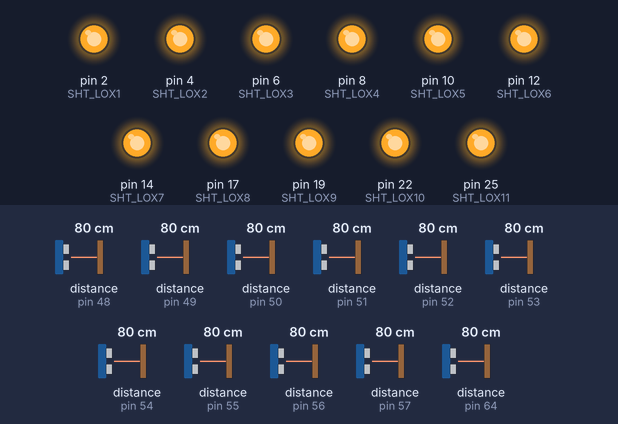
A sketch run on a simulated Arduino Mega 2560, built with avr-gcc and run on an emulated ATmega2560. On the bench: output pins drawn as LEDs (lit = HIGH). Inputs (shaded band) come from the test bench; at power-on: distance to the obstacle (sensors on pin 48, pin 49, pin 50, pin 51, pin 52, pin 53, pin 54, pin 55, pin 56, pin 57, pin 64) 80 cm. What the sketch prints to the serial monitor is not drawn.

Above: at 0.2 s.
Timing chart, 0 to 1.7 s (numbered marks = the images above):
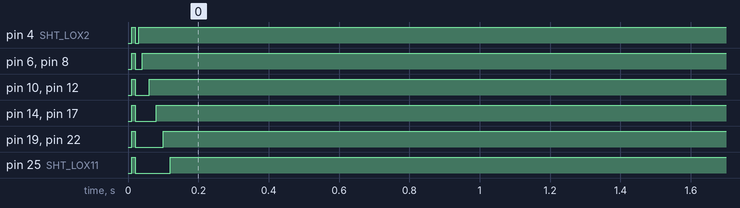

The sketch:

VL53L0X_11_sensors.ino
```cpp
#include "Adafruit_VL53L0X.h"


// address we will assign if dual sensor is present
#define LOX1_ADDRESS 0x30
#define LOX2_ADDRESS 0x31
#define LOX3_ADDRESS 0x32
#define LOX4_ADDRESS 0x33
#define LOX5_ADDRESS 0x34
#define LOX6_ADDRESS 0x35
#define LOX7_ADDRESS 0x36
#define LOX8_ADDRESS 0x37
#define LOX9_ADDRESS 0x38
#define LOX10_ADDRESS 0x39
#define LOX11_ADDRESS 0x40


// set the pins to shutdown
#define SHT_LOX1 2
#define SHT_LOX2 4
#define SHT_LOX3 6
#define SHT_LOX4 8
#define SHT_LOX5 10
#define SHT_LOX6 12
#define SHT_LOX7 14
#define SHT_LOX8 17
#define SHT_LOX9 19
#define SHT_LOX10 22
#define SHT_LOX11 25


// objects for the vl53l0x
Adafruit_VL53L0X lox1 = Adafruit_VL53L0X();
Adafruit_VL53L0X lox2 = Adafruit_VL53L0X();
Adafruit_VL53L0X lox3 = Adafruit_VL53L0X();
Adafruit_VL53L0X lox4 = Adafruit_VL53L0X();
Adafruit_VL53L0X lox5 = Adafruit_VL53L0X();
Adafruit_VL53L0X lox6 = Adafruit_VL53L0X();
Adafruit_VL53L0X lox7 = Adafruit_VL53L0X();
Adafruit_VL53L0X lox8 = Adafruit_VL53L0X();
Adafruit_VL53L0X lox9 = Adafruit_VL53L0X();
Adafruit_VL53L0X lox10 = Adafruit_VL53L0X();
Adafruit_VL53L0X lox11 = Adafruit_VL53L0X();


// this holds the measurement
VL53L0X_RangingMeasurementData_t measure1;
VL53L0X_RangingMeasurementData_t measure2;
VL53L0X_RangingMeasurementData_t measure3;
VL53L0X_RangingMeasurementData_t measure4;
VL53L0X_RangingMeasurementData_t measure5;
VL53L0X_RangingMeasurementData_t measure6;
VL53L0X_RangingMeasurementData_t measure7;
VL53L0X_RangingMeasurementData_t measure8;
VL53L0X_RangingMeasurementData_t measure9;
VL53L0X_RangingMeasurementData_t measure10;
VL53L0X_RangingMeasurementData_t measure11;


/*
    Reset all sensors by setting all of their XSHUT pins low for delay(10), then set all XSHUT high to bring out of reset
    Keep sensor #1 awake by keeping XSHUT pin high
    Put all other sensors into shutdown by pulling XSHUT pins low
    Initialize sensor #1 with lox.begin(new_i2c_address) Pick any number but 0x29 and it must be under 0x7F. Going with 0x30 to 0x3F is probably OK.
    Keep sensor #1 awake, and now bring sensor #2 out of reset by setting its XSHUT pin high.
    Initialize sensor #2 with lox.begin(new_i2c_address) Pick any number but 0x29 and whatever you set the first sensor to
 */
void setID() {

  // all reset
  digitalWrite(SHT_LOX1, LOW);
  digitalWrite(SHT_LOX2, LOW);
  digitalWrite(SHT_LOX3, LOW);
  digitalWrite(SHT_LOX4, LOW);
  digitalWrite(SHT_LOX5, LOW);
  digitalWrite(SHT_LOX6, LOW);
  digitalWrite(SHT_LOX7, LOW);
  digitalWrite(SHT_LOX8, LOW);
  digitalWrite(SHT_LOX9, LOW);
  digitalWrite(SHT_LOX10, LOW);
  digitalWrite(SHT_LOX11, LOW);

  delay(10);

  // all unreset
  digitalWrite(SHT_LOX1, HIGH);
  digitalWrite(SHT_LOX2, HIGH);
  digitalWrite(SHT_LOX3, HIGH);
  digitalWrite(SHT_LOX4, HIGH);
  digitalWrite(SHT_LOX5, HIGH);
  digitalWrite(SHT_LOX6, HIGH);
  digitalWrite(SHT_LOX7, HIGH);
  digitalWrite(SHT_LOX8, HIGH);
  digitalWrite(SHT_LOX9, HIGH);
  digitalWrite(SHT_LOX10, HIGH);
  digitalWrite(SHT_LOX11, HIGH);
  delay(10);


  // activating LOX1 and resetting LOX2
  digitalWrite(SHT_LOX1, HIGH);
  digitalWrite(SHT_LOX2, LOW);
  digitalWrite(SHT_LOX3, LOW);
  digitalWrite(SHT_LOX4, LOW);
  digitalWrite(SHT_LOX5, LOW);
  digitalWrite(SHT_LOX6, LOW);
  digitalWrite(SHT_LOX7, LOW);
  digitalWrite(SHT_LOX8, LOW);
  digitalWrite(SHT_LOX9, LOW);
  digitalWrite(SHT_LOX10, LOW);
  digitalWrite(SHT_LOX11, LOW);


  // initing LOX1
  if(!lox1.begin(LOX1_ADDRESS)) {

    while(1);
  }
  delay(10);


  // activating LOX2
  digitalWrite(SHT_LOX2, HIGH);
  delay(10);

  //initing LOX2
  if(!lox2.begin(LOX2_ADDRESS)) {

    while(1);
  }

  // activating LOX3
  digitalWrite(SHT_LOX3, HIGH);
  delay(10);

  //initing LOX3
  if(!lox3.begin(LOX3_ADDRESS)) {

    while(1);
  }

  // activating LOX4
  digitalWrite(SHT_LOX4, HIGH);
  delay(10);

  //initing LOX4
  if(!lox4.begin(LOX4_ADDRESS)) {

    while(1);
  }

  // activating LOX5
  digitalWrite(SHT_LOX5, HIGH);
  delay(10);

  //initing LOX5
  if(!lox5.begin(LOX5_ADDRESS)) {

    while(1);
  }

  // activating LOX6
  digitalWrite(SHT_LOX6, HIGH);
  delay(10);

  //initing LOX6
  if(!lox6.begin(LOX6_ADDRESS)) {

    while(1);
  }

  // activating LOX7
  digitalWrite(SHT_LOX7, HIGH);
  delay(10);

  //initing LOX7
  if(!lox7.begin(LOX7_ADDRESS)) {

    while(1);
  }

  // activating LOX8
  digitalWrite(SHT_LOX8, HIGH);
  delay(10);

  //initing LOX8
  if(!lox8.begin(LOX8_ADDRESS)) {

    while(1);
  }

  // activating LOX9
  digitalWrite(SHT_LOX9, HIGH);
  delay(10);

  //initing LOX9
  if(!lox9.begin(LOX9_ADDRESS)) {

    while(1);
  }

  // activating LOX10
  digitalWrite(SHT_LOX10, HIGH);
  delay(10);

  //initing LOX10
  if(!lox10.begin(LOX10_ADDRESS)) {

    while(1);
  }

  // activating LOX11
  digitalWrite(SHT_LOX11, HIGH);
  delay(10);

  //initing LOX11
  if(!lox11.begin(LOX11_ADDRESS)) {

    while(1);
  }
}


void read_dual_sensors() {

  lox1.rangingTest(&measure1, false); // pass in 'true' to get debug data printout!
  lox2.rangingTest(&measure2, false); // pass in 'true' to get debug data printout!
  lox3.rangingTest(&measure3, false); // pass in 'true' to get debug data printout!
  lox4.rangingTest(&measure4, false); // pass in 'true' to get debug data printout!
  lox5.rangingTest(&measure5, false); // pass in 'true' to get debug data printout!
  lox6.rangingTest(&measure6, false); // pass in 'true' to get debug data printout!
  lox7.rangingTest(&measure7, false); // pass in 'true' to get debug data printout!
  lox8.rangingTest(&measure8, false); // pass in 'true' to get debug data printout!
  lox9.rangingTest(&measure9, false); // pass in 'true' to get debug data printout!
  lox10.rangingTest(&measure10, false); // pass in 'true' to get debug data printout!
  lox11.rangingTest(&measure11, false); // pass in 'true' to get debug data printout!


  // print sensor one reading
  Serial.print(F("1:"));
  if(measure1.RangeStatus != 4 && measure1.RangeMilliMeter<8000) {     // if not out of range
    Serial.print(measure1.RangeMilliMeter);
  } else {
    Serial.print(F("-1"));
  }

  Serial.println(F(""));


  // print sensor two reading
  Serial.print(F("2:"));
  if(measure2.RangeStatus != 4 && measure2.RangeMilliMeter<8000) {
    Serial.print(measure2.RangeMilliMeter);
  } else {
    Serial.print(F("-1"));
  }
  Serial.println(F(""));


  // print sensor three reading
  Serial.print(F("3:"));
  if(measure3.RangeStatus != 4 && measure3.RangeMilliMeter<8000) {
    Serial.print(measure3.RangeMilliMeter);
  } else {
    Serial.print(F("-1"));
  }
  Serial.println(F(""));

  // print sensor four reading
  Serial.print(F("4:"));
  if(measure4.RangeStatus != 4 && measure4.RangeMilliMeter<8000) {
    Serial.print(measure4.RangeMilliMeter);
  } else {
    Serial.print(F("-1"));
  }
  Serial.println(F(""));

  // print sensor five reading
  Serial.print(F("5:"));
  if(measure5.RangeStatus != 4 && measure5.RangeMilliMeter<8000) {
    Serial.print(measure5.RangeMilliMeter);
  } else {
    Serial.print(F("-1"));
  }
  Serial.println(F(""));

  // print sensor six reading
  Serial.print(F("6:"));
  if(measure6.RangeStatus != 4 && measure6.RangeMilliMeter<8000) {
    Serial.print(measure6.RangeMilliMeter);
  } else {
    Serial.print(F("-1"));
  }
  Serial.println(F(""));

  // print sensor seven reading
  Serial.print(F("7:"));
  if(measure7.RangeStatus != 4 && measure7.RangeMilliMeter<8000) {
    Serial.print(measure7.RangeMilliMeter);
  } else {
    Serial.print(F("-1"));
  }
  Serial.println(F(""));

  // print sensor eight reading
  Serial.print(F("8:"));
  if(measure8.RangeStatus != 4 && measure8.RangeMilliMeter<8000) {
    Serial.print(measure8.RangeMilliMeter);
  } else {
    Serial.print(F("-1"));
  }
  Serial.println(F(""));

  // print sensor nine reading
  Serial.print(F("9:"));
  if(measure9.RangeStatus != 4 && measure9.RangeMilliMeter<8000) {
    Serial.print(measure9.RangeMilliMeter);
  } else {
    Serial.print(F("-1"));
  }
  Serial.println(F(""));

  // print sensor ten reading
  Serial.print(F("10:"));
  if(measure10.RangeStatus != 4 && measure10.RangeMilliMeter<8000) {
    Serial.print(measure10.RangeMilliMeter);
  } else {
    Serial.print(F("-1"));
  }
  Serial.println(F(""));

  // print sensor eleven reading
  Serial.print(F("11:"));
  if(measure11.RangeStatus != 4 && measure11.RangeMilliMeter<8000) {
    Serial.print(measure11.RangeMilliMeter);
  } else {
    Serial.print(F("-1"));
  }
  Serial.println(F(""));
}


void setup() {
  Serial.begin(115200);

  // wait until serial port opens for native USB devices
  while (! Serial) { delay(1); }


  pinMode(SHT_LOX1, OUTPUT);
  pinMode(SHT_LOX2, OUTPUT);
  pinMode(SHT_LOX3, OUTPUT);
  pinMode(SHT_LOX4, OUTPUT);
  pinMode(SHT_LOX5, OUTPUT);
  pinMode(SHT_LOX6, OUTPUT);
  pinMode(SHT_LOX7, OUTPUT);
  pinMode(SHT_LOX8, OUTPUT);
  pinMode(SHT_LOX9, OUTPUT);
  pinMode(SHT_LOX10, OUTPUT);
  pinMode(SHT_LOX11, OUTPUT);


  digitalWrite(SHT_LOX1, LOW);
  digitalWrite(SHT_LOX2, LOW);
  digitalWrite(SHT_LOX3, LOW);
  digitalWrite(SHT_LOX4, LOW);
  digitalWrite(SHT_LOX5, LOW);
  digitalWrite(SHT_LOX6, LOW);
  digitalWrite(SHT_LOX7, LOW);
  digitalWrite(SHT_LOX8, LOW);
  digitalWrite(SHT_LOX9, LOW);
  digitalWrite(SHT_LOX10, LOW);
  digitalWrite(SHT_LOX11, LOW);


  setID();

}

void loop() {

  read_dual_sensors();
  delay(100);
}
```
